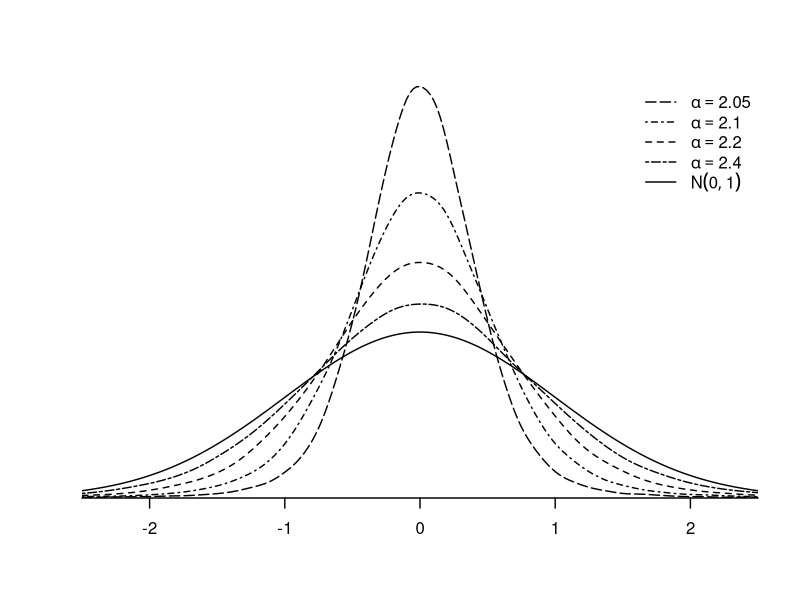
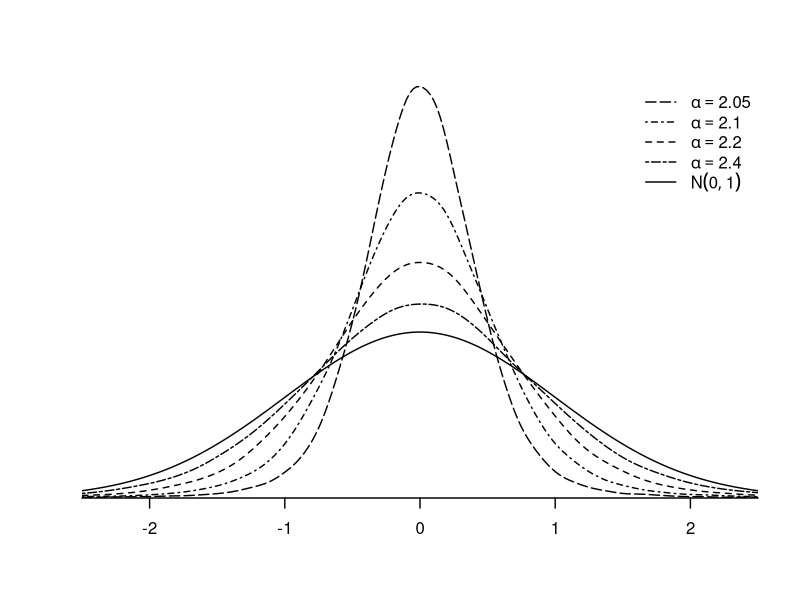

Recreate these plots in R, in order.
########################################
### This file generates Figure 7.2a
### Density of Normalized OLS estimator
### with Double Pareto Error
########################################


r <- 100000
n <- 100
x0 <- matrix(rnorm(n*r),n,r)
x <- scale(x0,scale=FALSE)
u <- matrix(runif(n*r),n,r)
s <- (matrix(runif(n*r),n,r)<.5)*2-1

alpha_vec <- c(2.4,2.2,2.1,2.05)
an <- length(alpha_vec)

for(i in 1:an){
  alpha <- alpha_vec[i]
  y <- (u^(-1/alpha))*s/sqrt(alpha/(alpha-2))
  beta <- colSums(x*y)/colSums(x^2)*sqrt(n)
  var1 <- paste("f",i,sep="")
  bd <- 1.5*bw.nrd(beta)
  assign(var1, density(beta,n=201,from=-2.5,to=2.5,bw=bd))
}

p <- dnorm(f1$x)

wd <- 1.4

leg1 <- expression(alpha==2.05)
leg2 <- expression(alpha==2.1)
leg3 <- expression(alpha==2.2)
leg4 <- expression(alpha==2.4)
leg5 <- expression(N(0,1))
leg <- c(leg1,leg2,leg3,leg4,leg5)

pdf("HANSEN7-2a.pdf",family="Helvetica",colormodel='cmyk',width=4.5,height=4.5)
plot(f4$x,f4$y, type="l",lty=5,xlab="",ylab="",ylim=c(0,1),xaxs="i",yaxs="i",xaxt="n",yaxt="n",bty="n",lwd=wd)
lines(f1$x,p,lty=1,lwd=wd)
lines(f1$x,f1$y,lty=6,lwd=wd)
lines(f2$x,f2$y,lty=2,lwd=wd)
lines(f3$x,f3$y,lty=4,lwd=wd)
legend("topright",legend=leg,lty=c(5,4,2,6,1),lwd=wd,bty="n")
axis(1,seq(-3,3,1),lwd=wd)
dev.off()

postscript("HANSEN7-2a.eps",paper="special",width=4.5,height=4.5,horizontal=FALSE,onefile=FALSE,family="Helvetica",colormodel='cmyk')
plot(f4$x,f4$y, type="l",lty=5,xlab="",ylab="",ylim=c(0,1),xaxs="i",yaxs="i",xaxt="n",yaxt="n",bty="n",lwd=wd)
lines(f1$x,p,lty=1,lwd=wd)
lines(f1$x,f1$y,lty=6,lwd=wd)
lines(f2$x,f2$y,lty=2,lwd=wd)
lines(f3$x,f3$y,lty=4,lwd=wd)
legend("topright",legend=leg,lty=c(5,4,2,6,1),lwd=wd,bty="n")
axis(1,seq(-3,3,1),lwd=wd)
dev.off()
